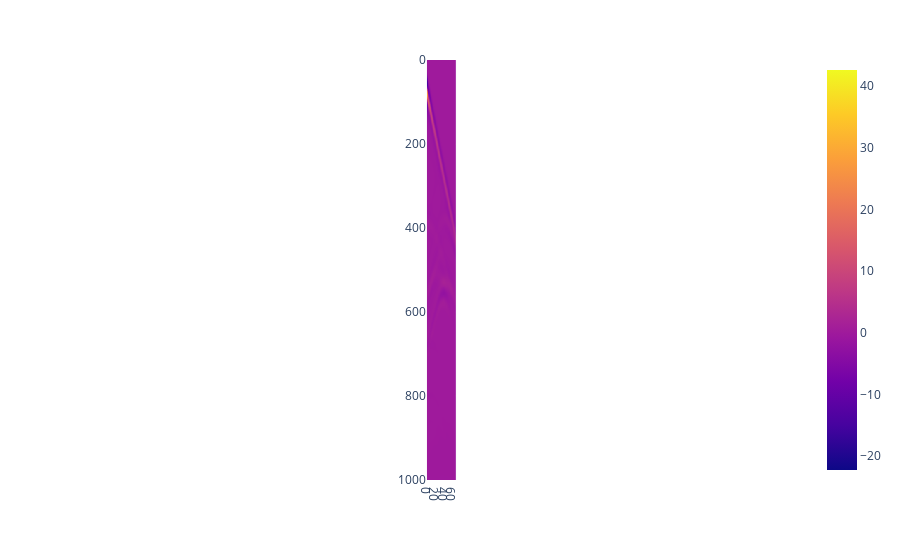

Notebook code for this chart:
### Code cell
px.imshow(synthetic_x[0])

### Figure 1 — Plotly figure (JSON) as saved in the notebook; plotly's stock layout.template omitted (floating-point values rounded to 4 significant figures; data arrays with more than 128 entries replaced by an {"elided": "..."} marker saying what was removed)
{"data": [{"coloraxis": "coloraxis", "hovertemplate": "x: %{x}<br>y: %{y}<br>color: %{z}<extra></extra>", "name": "0", "type": "heatmap", "xaxis": "x", "yaxis": "y", "z": {"elided": "1001x70 float values"}}], "layout": {"coloraxis": {"colorscale": [[0, "#0d0887"], [0.1111, "#46039f"], [0.2222, "#7201a8"], [0.3333, "#9c179e"], [0.4444, "#bd3786"], [0.5556, "#d8576b"], [0.6667, "#ed7953"], [0.7778, "#fb9f3a"], [0.8889, "#fdca26"], [1, "#f0f921"]]}, "margin": {"t": 60}, "xaxis": {"anchor": "y", "constrain": "domain", "domain": [0, 1], "scaleanchor": "y"}, "yaxis": {"anchor": "x", "autorange": "reversed", "constrain": "domain", "domain": [0, 1]}}}
